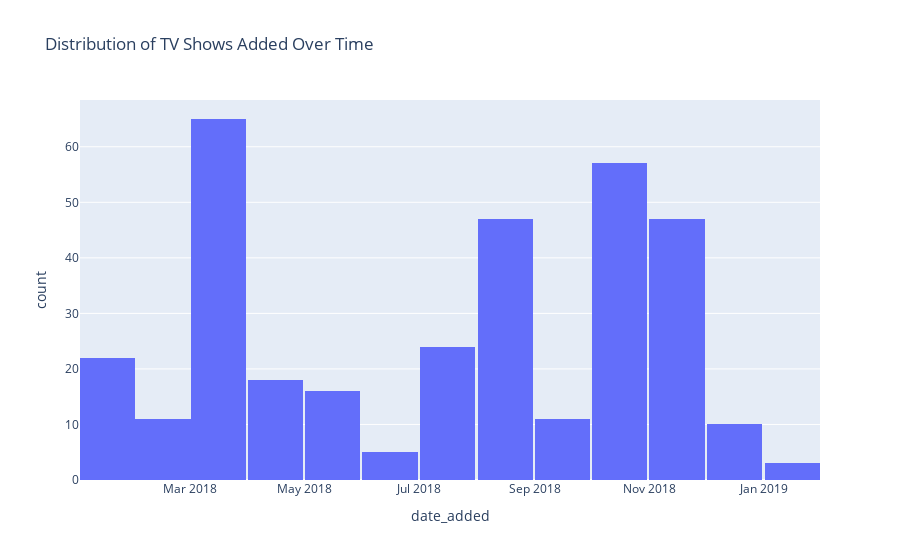

Source (notebook cell):
### Code cell
fig.show()

### Figure 1 — Plotly figure (JSON) as saved in the notebook; plotly's stock layout.template omitted (floating-point values rounded to 4 significant figures; data arrays with more than 128 entries replaced by an {"elided": "..."} marker saying what was removed)
{"data": [{"alignmentgroup": "True", "bingroup": "x", "hovertemplate": "date_added=%{x}<br>count=%{y}<extra></extra>", "legendgroup": "", "marker": {"color": "#636efa", "pattern": {"shape": ""}}, "name": "", "nbinsx": 12, "offsetgroup": "", "orientation": "v", "showlegend": false, "type": "histogram", "x": {"elided": "336 str values"}, "xaxis": "x", "yaxis": "y"}], "layout": {"barmode": "relative", "legend": {"tracegroupgap": 0}, "title": {"text": "Distribution of TV Shows Added Over Time"}, "xaxis": {"anchor": "y", "domain": [0, 1], "title": {"text": "date_added"}}, "yaxis": {"anchor": "x", "domain": [0, 1], "title": {"text": "count"}}}}
